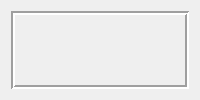
   <widget class="QWidget" name="tab_2">
    <attribute name="title">
     <string/>
    </attribute>
    <layout class="QVBoxLayout" name="verticalLayout_12">
     <item>
      <widget class="QFrame" name="frame_6">
       <property name="font">
        <font>
         <family>宋体</family>
         <pointsize>20</pointsize>
         <weight>75</weight>
         <italic>false</italic>
         <bold>true</bold>
        </font>
       </property>
       <property name="frameShape">
        <enum>QFrame::Box</enum>
       </property>
       <property name="frameShadow">
        <enum>QFrame::Sunken</enum>
       </property>
       <property name="lineWidth">
        <number>2</number>
       </property>
       <widget class="QWidget" name="layoutWidget">
        <property name="geometry">
         <rect>
          <x>13</x>
          <y>13</y>
          <width>801</width>
          <height>681</height>
         </rect>
        </property>
        <layout class="QGridLayout" name="gridLayout_2">
         <item row="3" column="0">
          <widget class="QLabel" name="label_53">
           <property name="minimumSize">
            <size>
             <width>200</width>
             <height>0</height>
            </size>
           </property>
           <property name="maximumSize">
            <size>
             <width>200</width>
             <height>232323</height>
            </size>
           </property>
           <property name="font">
            <font>
             <family>宋体</family>
             <pointsize>20</pointsize>
             <weight>75</weight>
             <italic>false</italic>
             <bold>true</bold>
            </font>
           </property>
           <property name="text">
            <string>超重重量(g)</string>
           </property>
           <property name="alignment">
            <set>Qt::AlignRight|Qt::AlignTrailing|Qt::AlignVCenter</set>
           </property>
          </widget>
         </item>
         <item row="0" column="4">
          <widget class="QLineEdit" name="lE_GroupSet">
           <property name="minimumSize">
            <size>
             <width>150</width>
             <height>0</height>
            </size>
           </property>
           <property name="maximumSize">
            <size>
             <width>150</width>
             <height>16777215</height>
            </size>
           </property>
           <property name="font">
            <font>
             <family>宋体</family>
             <pointsize>20</pointsize>
             <weight>75</weight>
             <italic>false</italic>
             <bold>true</bold>
            </font>
           </property>
           <property name="text">
            <string>0</string>
           </property>
          </widget>
         </item>
         <item row="0" column="1">
          <widget class="QLineEdit" name="lE_TDemand">
           <property name="sizePolicy">
            <sizepolicy hsizetype="Expanding" vsizetype="Fixed">
             <horstretch>0</horstretch>
             <verstretch>0</verstretch>
            </sizepolicy>
           </property>
           <property name="minimumSize">
            <size>
             <width>150</width>
             <height>42</height>
            </size>
           </property>
           <property name="maximumSize">
            <size>
             <width>150</width>
             <height>42</height>
            </size>
           </property>
           <property name="font">
            <font>
             <family>宋体</family>
             <pointsize>20</pointsize>
             <weight>75</weight>
             <italic>false</italic>
             <bold>true</bold>
            </font>
           </property>
           <property name="text">
            <string>0.000</string>
           </property>
          </widget>
         </item>
         <item row="2" column="5">
          <spacer name="horizontalSpacer_3">
           <property name="orientation">
            <enum>Qt::Horizontal</enum>
           </property>
           <property name="sizeType">
            <enum>QSizePolicy::Fixed</enum>
           </property>
           <property name="sizeHint" stdset="0">
            <size>
             <width>40</width>
             <height>20</height>
            </size>
           </property>
          </spacer>
         </item>
         <item row="4" column="1">
          <widget class="QLineEdit" name="lE_TUnderload">
           <property name="sizePolicy">
            <sizepolicy hsizetype="Expanding" vsizetype="Fixed">
             <horstretch>0</horstretch>
             <verstretch>0</verstretch>
            </sizepolicy>
           </property>
           <property name="minimumSize">
            <size>
             <width>150</width>
             <height>42</height>
            </size>
           </property>
           <property name="maximumSize">
            <size>
             <width>150</width>
             <height>42</height>
            </size>
           </property>
           <property name="font">
            <font>
             <family>宋体</family>
             <pointsize>20</pointsize>
             <weight>75</weight>
             <italic>false</italic>
             <bold>true</bold>
            </font>
           </property>
           <property name="text">
            <string>0.000</string>
           </property>
          </widget>
         </item>
         <item row="0" column="0">
          <widget class="QLabel" name="label_14">
           <property name="minimumSize">
            <size>
             <width>200</width>
             <height>0</height>
            </size>
           </property>
           <property name="maximumSize">
            <size>
             <width>200</width>
             <height>232323</height>
            </size>
           </property>
           <property name="font">
            <font>
             <family>宋体</family>
             <pointsize>20</pointsize>
             <weight>75</weight>
             <italic>false</italic>
             <bold>true</bold>
            </font>
           </property>
           <property name="text">
            <string>期望重量(g)</string>
           </property>
           <property name="alignment">
            <set>Qt::AlignRight|Qt::AlignTrailing|Qt::AlignVCenter</set>
           </property>
          </widget>
         </item>
         <item row="3" column="1">
          <widget class="QLineEdit" name="lE_TOverload">
           <property name="sizePolicy">
            <sizepolicy hsizetype="Expanding" vsizetype="Fixed">
             <horstretch>0</horstretch>
             <verstretch>0</verstretch>
            </sizepolicy>
           </property>
           <property name="minimumSize">
            <size>
             <width>150</width>
             <height>42</height>
            </size>
           </property>
           <property name="maximumSize">
            <size>
             <width>150</width>
             <height>42</height>
            </size>
           </property>
           <property name="font">
            <font>
             <family>宋体</family>
             <pointsize>20</pointsize>
             <weight>75</weight>
             <italic>false</italic>
             <bold>true</bold>
            </font>
           </property>
           <property name="text">
            <string>0.000</string>
           </property>
          </widget>
         </item>
         <item row="2" column="1">
          <widget class="QLineEdit" name="lE_InterUnderLoad">
           <property name="sizePolicy">
            <sizepolicy hsizetype="Expanding" vsizetype="Fixed">
             <horstretch>0</horstretch>
             <verstretch>0</verstretch>
            </sizepolicy>
           </property>
           <property name="minimumSize">
            <size>
             <width>150</width>
             <height>42</height>
            </size>
           </property>
           <property name="maximumSize">
            <size>
             <width>150</width>
             <height>42</height>
            </size>
           </property>
           <property name="font">
            <font>
             <family>宋体</family>
             <pointsize>20</pointsize>
             <weight>75</weight>
             <italic>false</italic>
             <bold>true</bold>
            </font>
           </property>
           <property name="text">
            <string>0.000</string>
           </property>
          </widget>
         </item>
         <item row="0" column="3">
          <widget class="QLabel" name="label_52">
           <property name="minimumSize">
            <size>
             <width>200</width>
             <height>0</height>
            </size>
           </property>
           <property name="maximumSize">
            <size>
             <width>200</width>
             <height>16777215</height>
            </size>
           </property>
           <property name="font">
            <font>
             <family>宋体</family>
             <pointsize>20</pointsize>
             <weight>75</weight>
             <italic>false</italic>
             <bold>true</bold>
            </font>
           </property>
           <property name="text">
            <string>每组数量</string>
           </property>
           <property name="alignment">
            <set>Qt::AlignRight|Qt::AlignTrailing|Qt::AlignVCenter</set>
           </property>
          </widget>
         </item>
         <item row="2" column="2">
          <spacer name="horizontalSpacer">
           <property name="orientation">
            <enum>Qt::Horizontal</enum>
           </property>
           <property name="sizeHint" stdset="0">
            <size>
             <width>40</width>
             <height>20</height>
            </size>
           </property>
          </spacer>
         </item>
         <item row="2" column="0">
          <widget class="QLabel" name="label_12">
           <property name="minimumSize">
            <size>
             <width>200</width>
             <height>0</height>
            </size>
           </property>
           <property name="maximumSize">
            <size>
             <width>200</width>
             <height>232323</height>
            </size>
           </property>
           <property name="font">
            <font>
             <family>宋体</family>
             <pointsize>20</pointsize>
             <weight>75</weight>
             <italic>false</italic>
             <bold>true</bold>
            </font>
           </property>
           <property name="text">
            <string>内控下限(g)</string>
           </property>
           <property name="alignment">
            <set>Qt::AlignRight|Qt::AlignTrailing|Qt::AlignVCenter</set>
           </property>
          </widget>
         </item>
         <item row="4" column="0">
          <widget class="QLabel" name="label_54">
           <property name="minimumSize">
            <size>
             <width>200</width>
             <height>0</height>
            </size>
           </property>
           <property name="maximumSize">
            <size>
             <width>200</width>
             <height>232323</height>
            </size>
           </property>
           <property name="font">
            <font>
             <family>宋体</family>
             <pointsize>20</pointsize>
             <weight>75</weight>
             <italic>false</italic>
             <bold>true</bold>
            </font>
           </property>
           <property name="text">
            <string>超轻重量(g)</string>
           </property>
           <property name="alignment">
            <set>Qt::AlignRight|Qt::AlignTrailing|Qt::AlignVCenter</set>
           </property>
          </widget>
         </item>
         <item row="1" column="0">
          <widget class="QLabel" name="label_13">
           <property name="minimumSize">
            <size>
             <width>200</width>
             <height>0</height>
            </size>
           </property>
           <property name="maximumSize">
            <size>
             <width>200</width>
             <height>232323</height>
            </size>
           </property>
           <property name="font">
            <font>
             <family>宋体</family>
             <pointsize>20</pointsize>
             <weight>75</weight>
             <italic>false</italic>
             <bold>true</bold>
            </font>
           </property>
           <property name="text">
            <string>内控上限(g)</string>
           </property>
           <property name="alignment">
            <set>Qt::AlignRight|Qt::AlignTrailing|Qt::AlignVCenter</set>
           </property>
          </widget>
         </item>
         <item row="1" column="1">
          <widget class="QLineEdit" name="lE_InterOverLoad">
           <property name="sizePolicy">
            <sizepolicy hsizetype="Expanding" vsizetype="Fixed">
             <horstretch>0</horstretch>
             <verstretch>0</verstretch>
            </sizepolicy>
           </property>
           <property name="minimumSize">
            <size>
             <width>150</width>
             <height>42</height>
            </size>
           </property>
           <property name="maximumSize">
            <size>
             <width>150</width>
             <height>42</height>
            </size>
           </property>
           <property name="font">
            <font>
             <family>宋体</family>
             <pointsize>20</pointsize>
             <weight>75</weight>
             <italic>false</italic>
             <bold>true</bold>
            </font>
           </property>
           <property name="text">
            <string>0.000</string>
           </property>
          </widget>
         </item>
         <item row="1" column="3">
          <widget class="QLabel" name="label_56">
           <property name="minimumSize">
            <size>
             <width>200</width>
             <height>0</height>
            </size>
           </property>
           <property name="maximumSize">
            <size>
             <width>200</width>
             <height>232323</height>
            </size>
           </property>
           <property name="font">
            <font>
             <family>宋体</family>
             <pointsize>20</pointsize>
             <weight>75</weight>
             <italic>false</italic>
             <bold>true</bold>
            </font>
           </property>
           <property name="text">
            <string>测试间隔(s)</string>
           </property>
           <property name="alignment">
            <set>Qt::AlignRight|Qt::AlignTrailing|Qt::AlignVCenter</set>
           </property>
          </widget>
         </item>
         <item row="1" column="4">
          <widget class="QLineEdit" name="lE_TestInterval">
           <property name="sizePolicy">
            <sizepolicy hsizetype="Expanding" vsizetype="Fixed">
             <horstretch>0</horstretch>
             <verstretch>0</verstretch>
            </sizepolicy>
           </property>
           <property name="minimumSize">
            <size>
             <width>150</width>
             <height>42</height>
            </size>
           </property>
           <property name="maximumSize">
            <size>
             <width>150</width>
             <height>42</height>
            </size>
           </property>
           <property name="font">
            <font>
             <family>宋体</family>
             <pointsize>20</pointsize>
             <weight>75</weight>
             <italic>false</italic>
             <bold>true</bold>
            </font>
           </property>
           <property name="text">
            <string>0</string>
           </property>
          </widget>
         </item>
        </layout>
       </widget>
      </widget>
     </item>
    </layout>
   </widget>
